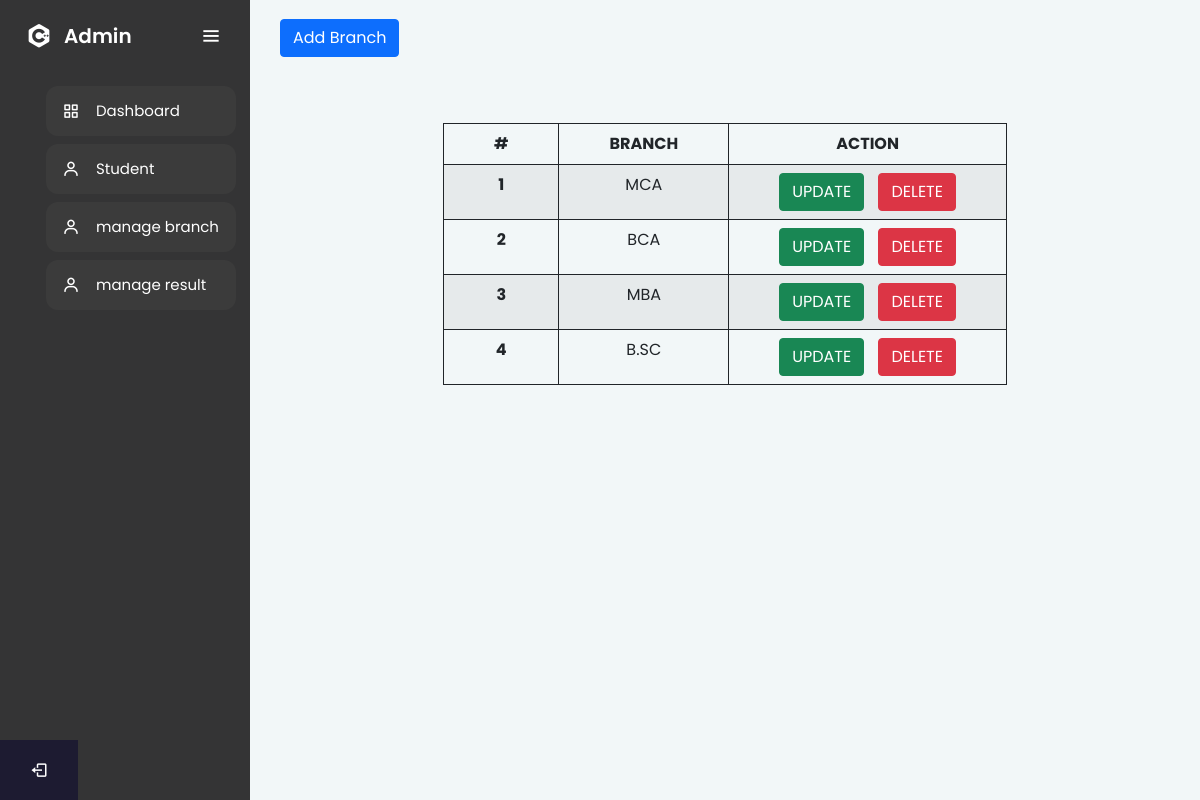
Before: /branch.php with the older database file.
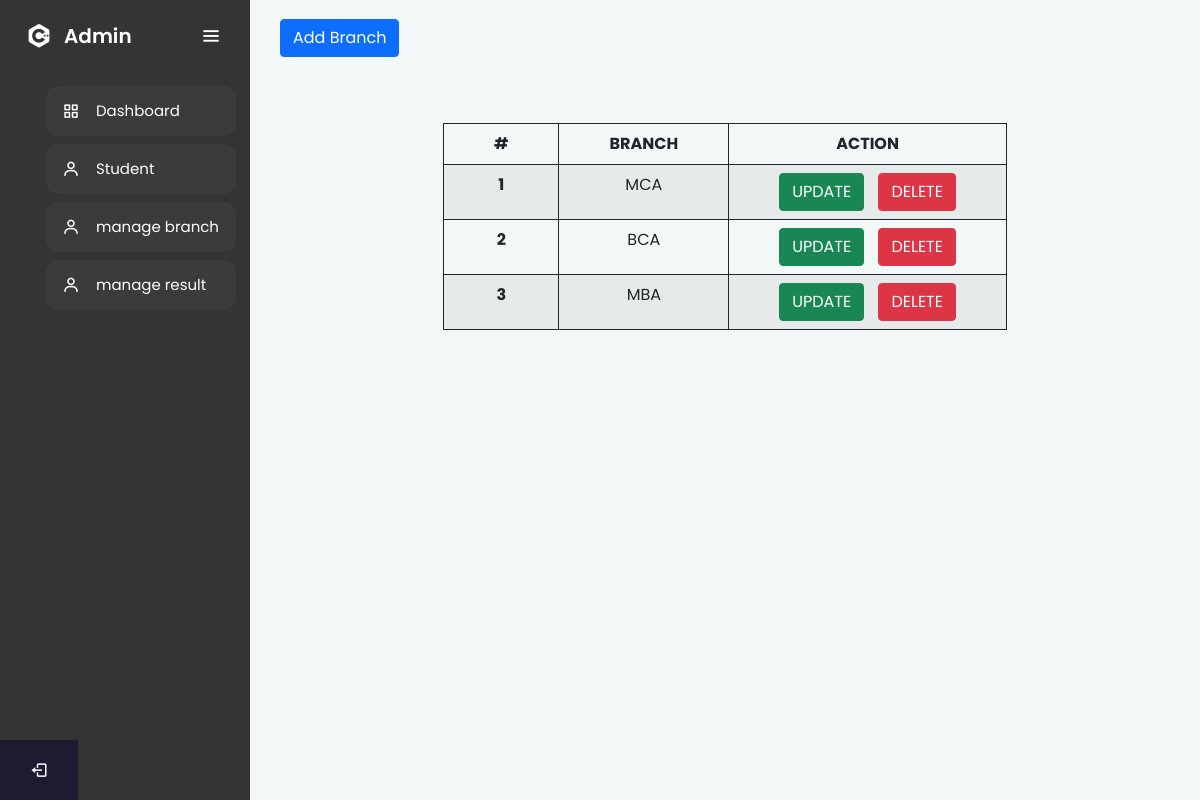
After: the same page with the newer database file.
### tables this page shows
CREATE TABLE `branch` (
  `id` int(11) NOT NULL,
  `class` varchar(50) NOT NULL
);

### branch.php (the view, shortened to what this page needs)
<?php include "include/header.php" ?>
<?php include "include/sidebar.php" ?>
<section class="home-section">
  <div class="container">
    <div class="text">
      <a href="addbranch.php" class="btn btn-primary">Add Branch</a>
    </div>
    <table class="table table-striped " style="margin-top: 3rem;" id="tab">
      <thead>
        <tr>
          <th scope="col">#</th>
          <th scope="col">Branch</th>
          <th scope="col">Action</th>
        </tr>
      </thead>
      <tbody>
        <?php
        include "include/connection.php";
        $sq = "SELECT * FROM branch";
        $res = mysqli_query($con, $sq) or die("query failed");
        if (mysqli_num_rows($res) > 0) {
          $i=1;
          while ($row = mysqli_fetch_assoc($res)) {
        ?>
            <tr>
              <th scope="row"><?php echo $i++ ?></th>
              <td><?php echo $row['class'] ?></td>
              <td>
                <a href="update_branch.php?uid=<?php echo $row['id'] ?>" class="btn btn-success" style="margin-right: 10px;">Update</a>
                <a href="delete_branch.php?uid=<?php echo $row['id'] ?>" class="btn btn-danger">Delete</a>
              </td>
            </tr>
        <?php }
        } ?>
      </tbody>
    </table>
  </div>
</section>
</body>
</html>

Changed rows visible on the page:
removed branch: class "B.SC"
